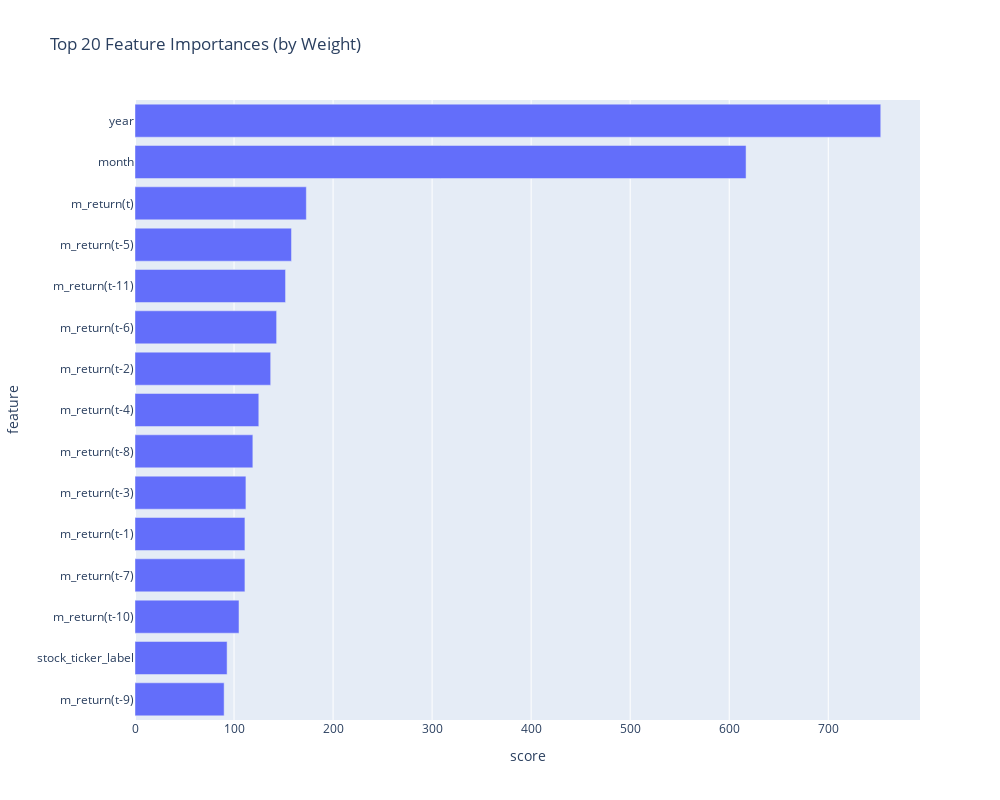

This figure's notebook cell:
### Markdown cell above
### Feature importance

### Code cell
importlib.reload(plots)
#
plots.plot_feature_importance(model_12m)

### Figure 1 — Plotly figure (JSON) as saved in the notebook; plotly's stock layout.template omitted (floating-point values rounded to 4 significant figures)
{"data": [{"alignmentgroup": "True", "hovertemplate": "score=%{x}<br>feature=%{y}<extra></extra>", "legendgroup": "", "marker": {"color": "#636efa", "pattern": {"shape": ""}}, "name": "", "offsetgroup": "", "orientation": "h", "showlegend": false, "textposition": "auto", "x": [753.0, 617.0, 173.0, 158.0, 152.0, 143.0, 137.0, 125.0, 119.0, 112.0, 111.0, 111.0, 105.0, 93.0, 90.0], "xaxis": "x", "y": ["year", "month", "m_return(t)", "m_return(t-5)", "m_return(t-11)", "m_return(t-6)", "m_return(t-2)", "m_return(t-4)", "m_return(t-8)", "m_return(t-3)", "m_return(t-7)", "m_return(t-1)", "m_return(t-10)", "stock_ticker_label", "m_return(t-9)"], "yaxis": "y", "type": "bar"}], "layout": {"xaxis": {"anchor": "y", "domain": [0.0, 1.0], "title": {"text": "score"}}, "yaxis": {"anchor": "x", "domain": [0.0, 1.0], "title": {"text": "feature"}, "categoryorder": "total ascending"}, "legend": {"tracegroupgap": 0}, "title": {"text": "Top 20 Feature Importances (by Weight)"}, "barmode": "relative", "height": 800, "width": 1000}}
